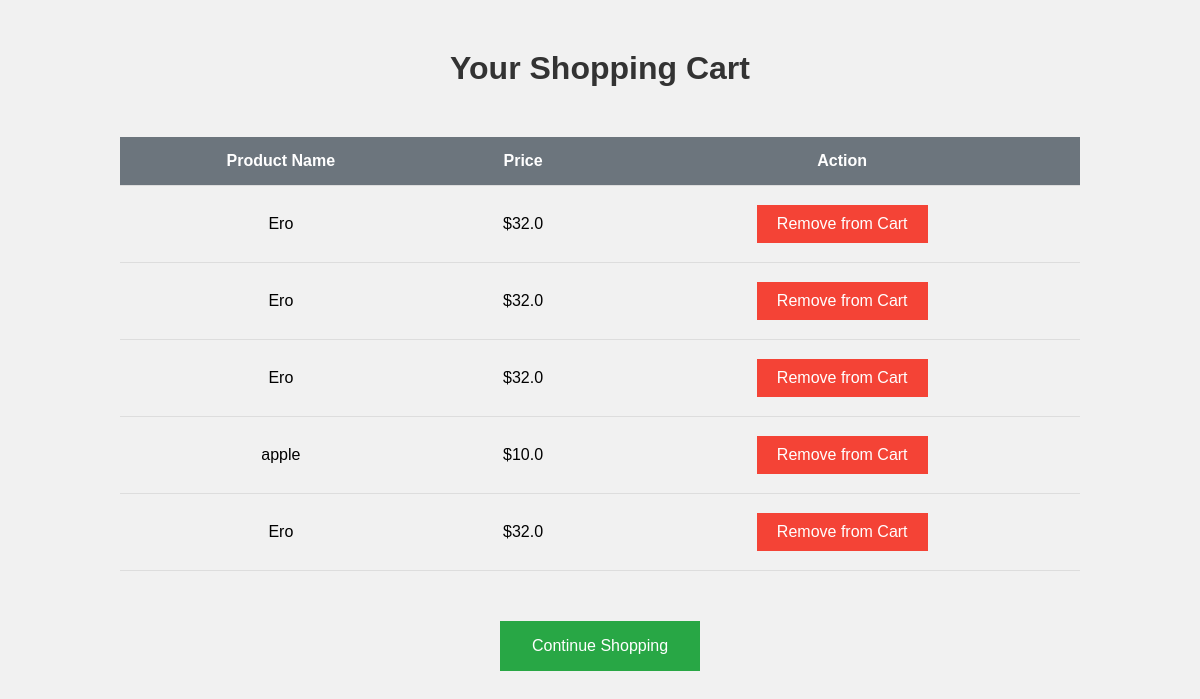
The app's page /cart?userId=, older data.
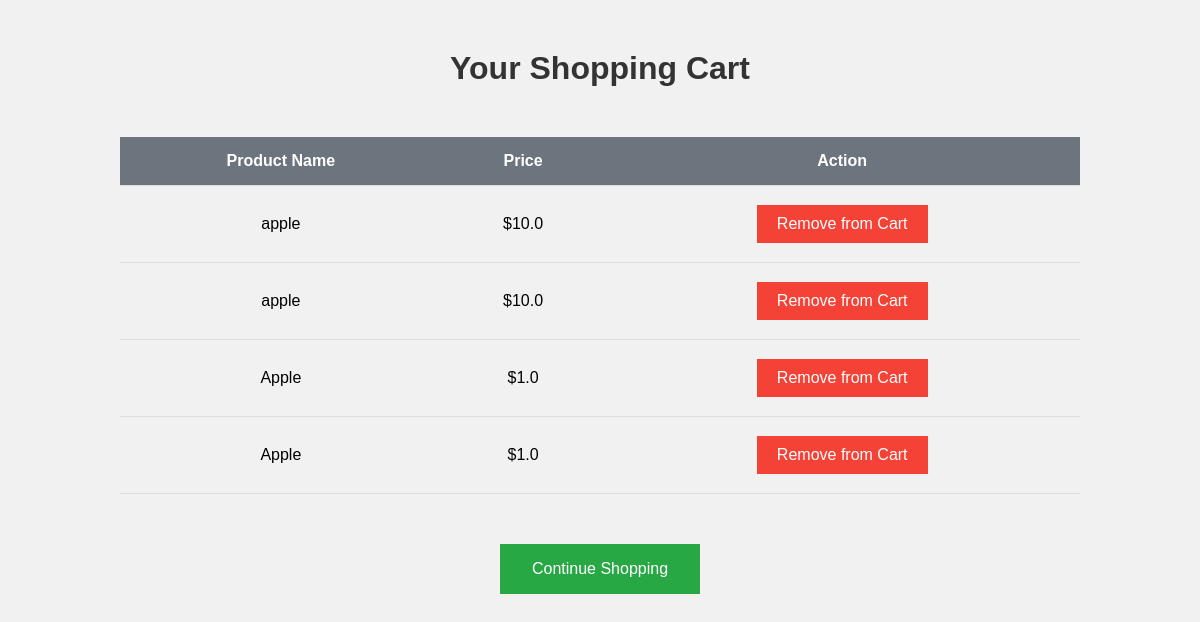
The same page, newer data.
### tables this page shows
CREATE TABLE cart
		(userId INTEGER,
		productId INTEGER,
		FOREIGN KEY(userId) REFERENCES users(userId),
		FOREIGN KEY(productId) REFERENCES products(productId)
		);

CREATE TABLE products
		(productId INTEGER PRIMARY KEY,
		name TEXT,
		price REAL,
		image TEXT,
		stock INTEGER,
		category TEXT
		);

### app.py (the view)
@app.route('/cart', methods=['GET'])
def view_cart():
    user_id = request.args.get('userId')
    print(f"Fetching cart items for user {user_id}")
    conn = sqlite3.connect('database.db')
    conn.row_factory = sqlite3.Row
    cursor = conn.cursor()
    cursor.execute('SELECT * FROM cart INNER JOIN products ON cart.productId = products.productId WHERE userId = ?', (user_id,))
    print(f"SQL statement: SELECT * FROM cart INNER JOIN products ON cart.productId = products.productId WHERE userId = {user_id}")
    cart_items = cursor.fetchall()
    conn.close()
    return render_template('cart.html', cart_items=cart_items, user_id=user_id)

### templates/cart.html (shortened to what this page needs)
<!DOCTYPE html>
<html lang="en">
<head>
    <link rel="stylesheet" href="{{ url_for('static', filename='cart.css') }}">
</head>
<body>
    <h1>Your Shopping Cart</h1>
    {% if cart_items %}
    <table>
        <thead>
            <tr>
                <th>Product Name</th>
                <th>Price</th>
                <th>Action</th>
            </tr>
        </thead>
        <tbody>
            {% for item in cart_items %}
            <tr>
                <td>{{ item.name }}</td>
                <td>${{ item.price }}</td>
                <td>
                    <form action="{{ url_for('remove_from_cart', product_id=item.productId) }}" method="post">
                        <button type="submit" class="btn-red">Remove from Cart</button>
                    </form>
                </td>
            </tr>
            {% endfor %}
        </tbody>
    </table>
    {% else %}
    <p>Your cart is empty.</p>
    {% endif %}
    <a href="{{ url_for('search') }}">Continue Shopping</a>
</body>
</html>

### static/cart.css (style rules this page uses)
body { font-family: Arial, sans-serif; margin: 0; padding: 0; background: #f1f1f1; }
h1 { text-align: center; color: #333; margin-top: 50px; }
table { width: 80%; margin: 50px auto; border-collapse: collapse; }
thead { background: #6c757d; color: #fff; }
th, td { padding: 15px; text-align: center; border-bottom: 1px solid #ddd; }
.btn-red { background-color: #f44336; border: none; color: white; padding: 10px 20px; text-align: center; text-decoration: none; display: inline-block; font-size: 16px; margin: 4px 2px; transition-duration: 0.4s; cursor: pointer; }
a { display: block; width: 200px; height: 50px; margin: 20px auto; background: #28a745; color: #fff; text-align: center; line-height: 50px; text-decoration: none; }

Row changes from the older to the newer data that the page shows:
removed cart: name "Ero", price "32.0"
changed cart (number 1 of 4 on the later page): name "Ero" → "apple"; price "32.0" → "10.0"
changed cart (number 2 of 4 on the later page): name "Ero" → "apple"; price "32.0" → "10.0"
changed cart (number 3 of 4 on the later page): name "apple" → "Apple"; price "10.0" → "1.0"
changed cart (number 4 of 4 on the later page): name "Ero" → "Apple"; price "32.0" → "1.0"
